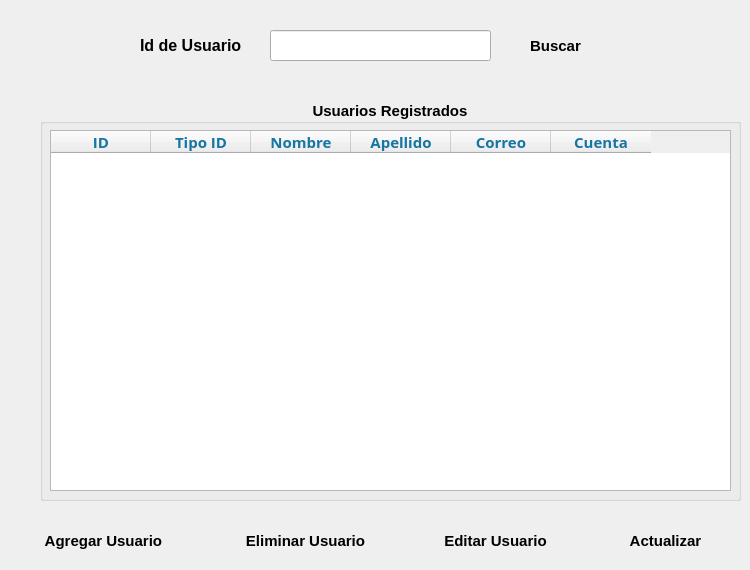
     <widget class="QWidget" name="pg_usuarios">
      <widget class="QPushButton" name="bt_refreshUsuario">
       <property name="geometry">
        <rect>
         <x>600</x>
         <y>520</y>
         <width>131</width>
         <height>41</height>
        </rect>
       </property>
       <property name="font">
        <font>
         <family>Nirmala UI</family>
         <pointsize>11</pointsize>
         <weight>75</weight>
         <bold>true</bold>
        </font>
       </property>
       <property name="cursor">
        <cursorShape>PointingHandCursor</cursorShape>
       </property>
       <property name="styleSheet">
        <string notr="true">QPushButton:hover
{
	border-style: solid;
   	background-color:#bbdefb;

}

QPushButton:pressed
{
	background-color:#0069c0;
}</string>
       </property>
       <property name="text">
        <string>Actualizar</string>
       </property>
       <property name="icon">
        <iconset>
         <normaloff>../Ventanas/Icons/recarga.png</normaloff>../Ventanas/Icons/recarga.png</iconset>
       </property>
       <property name="iconSize">
        <size>
         <width>30</width>
         <height>40</height>
        </size>
       </property>
       <property name="flat">
        <bool>true</bool>
       </property>
      </widget>
      <widget class="QPushButton" name="bt_buscarUsuario">
       <property name="geometry">
        <rect>
         <x>510</x>
         <y>30</y>
         <width>91</width>
         <height>31</height>
        </rect>
       </property>
       <property name="font">
        <font>
         <family>Nirmala UI</family>
         <pointsize>11</pointsize>
         <weight>75</weight>
         <bold>true</bold>
        </font>
       </property>
       <property name="cursor">
        <cursorShape>PointingHandCursor</cursorShape>
       </property>
       <property name="styleSheet">
        <string notr="true">QPushButton:hover
{
	border-style: solid;
   	background-color:#bbdefb;

}

QPushButton:pressed
{
	background-color:#0069c0;
}</string>
       </property>
       <property name="text">
        <string>Buscar</string>
       </property>
       <property name="icon">
        <iconset>
         <normaloff>../Ventanas/Icons/buscar.png</normaloff>../Ventanas/Icons/buscar.png</iconset>
       </property>
       <property name="iconSize">
        <size>
         <width>30</width>
         <height>50</height>
        </size>
       </property>
       <property name="flat">
        <bool>true</bool>
       </property>
      </widget>
      <widget class="QGroupBox" name="groupBox_4">
       <property name="geometry">
        <rect>
         <x>40</x>
         <y>100</y>
         <width>701</width>
         <height>401</height>
        </rect>
       </property>
       <property name="font">
        <font>
         <family>Nirmala UI</family>
         <pointsize>11</pointsize>
         <weight>75</weight>
         <bold>true</bold>
        </font>
       </property>
       <property name="title">
        <string>Usuarios Registrados</string>
       </property>
       <property name="alignment">
        <set>Qt::AlignCenter</set>
       </property>
       <widget class="QTableWidget" name="tb_vistaGeneral_2">
        <property name="geometry">
         <rect>
          <x>10</x>
          <y>30</y>
          <width>681</width>
          <height>361</height>
         </rect>
        </property>
        <property name="font">
         <font>
          <family>Open Sans</family>
          <weight>1</weight>
          <italic>false</italic>
          <bold>false</bold>
         </font>
        </property>
        <property name="styleSheet">
         <string notr="true">color : rgb(0,0,0);
font: 9 pt &quot;Open Sans&quot;</string>
        </property>
        <column>
         <property name="text">
          <string>ID</string>
         </property>
         <property name="font">
          <font>
           <family>Nirmala UI</family>
           <pointsize>11</pointsize>
           <weight>75</weight>
           <bold>true</bold>
          </font>
         </property>
         <property name="foreground">
          <brush brushstyle="SolidPattern">
           <color alpha="255">
            <red>22</red>
            <green>117</green>
            <blue>163</blue>
           </color>
          </brush>
         </property>
        </column>
        <column>
         <property name="text">
          <string>Tipo ID</string>
         </property>
         <property name="font">
          <font>
           <family>Nirmala UI</family>
           <pointsize>11</pointsize>
           <weight>75</weight>
           <bold>true</bold>
          </font>
         </property>
         <property name="foreground">
          <brush brushstyle="SolidPattern">
           <color alpha="255">
            <red>22</red>
            <green>117</green>
            <blue>163</blue>
           </color>
          </brush>
         </property>
        </column>
        <column>
         <property name="text">
          <string>Nombre</string>
         </property>
         <property name="font">
          <font>
           <family>Nirmala UI</family>
           <pointsize>11</pointsize>
           <weight>75</weight>
           <bold>true</bold>
          </font>
         </property>
         <property name="foreground">
          <brush brushstyle="SolidPattern">
           <color alpha="255">
            <red>22</red>
            <green>117</green>
            <blue>163</blue>
           </color>
          </brush>
         </property>
        </column>
        <column>
         <property name="text">
          <string>Apellido</string>
         </property>
         <property name="font">
          <font>
           <family>Nirmala UI</family>
           <pointsize>11</pointsize>
           <weight>75</weight>
           <bold>true</bold>
          </font>
         </property>
         <property name="foreground">
          <brush brushstyle="SolidPattern">
           <color alpha="255">
            <red>22</red>
            <green>117</green>
            <blue>163</blue>
           </color>
          </brush>
         </property>
        </column>
        <column>
         <property name="text">
          <string>Correo</string>
         </property>
         <property name="font">
          <font>
           <family>Nirmala UI</family>
           <pointsize>11</pointsize>
           <weight>75</weight>
           <bold>true</bold>
          </font>
         </property>
         <property name="foreground">
          <brush brushstyle="SolidPattern">
           <color alpha="255">
            <red>22</red>
            <green>117</green>
            <blue>163</blue>
           </color>
          </brush>
         </property>
        </column>
        <column>
         <property name="text">
          <string>Cuenta</string>
         </property>
         <property name="font">
          <font>
           <family>Nirmala UI</family>
           <pointsize>11</pointsize>
           <weight>75</weight>
           <bold>true</bold>
          </font>
         </property>
         <property name="foreground">
          <brush brushstyle="SolidPattern">
           <color alpha="255">
            <red>22</red>
            <green>117</green>
            <blue>163</blue>
           </color>
          </brush>
         </property>
        </column>
       </widget>
      </widget>
      <widget class="QPushButton" name="bt_eliminarUsuario">
       <property name="geometry">
        <rect>
         <x>220</x>
         <y>520</y>
         <width>171</width>
         <height>41</height>
        </rect>
       </property>
       <property name="font">
        <font>
         <family>Nirmala UI</family>
         <pointsize>11</pointsize>
         <weight>75</weight>
         <bold>true</bold>
        </font>
       </property>
       <property name="cursor">
        <cursorShape>PointingHandCursor</cursorShape>
       </property>
       <property name="styleSheet">
        <string notr="true">QPushButton:hover
{
	border-style: solid;
   	background-color:#bbdefb;

}

QPushButton:pressed
{
	background-color:#0069c0;
}</string>
       </property>
       <property name="text">
        <string>Eliminar Usuario</string>
       </property>
       <property name="icon">
        <iconset>
         <normaloff>../Ventanas/Icons/eliminar_usuario.png</normaloff>../Ventanas/Icons/eliminar_usuario.png</iconset>
       </property>
       <property name="iconSize">
        <size>
         <width>30</width>
         <height>50</height>
        </size>
       </property>
       <property name="flat">
        <bool>true</bool>
       </property>
      </widget>
      <widget class="QLineEdit" name="le_buscarUsuario">
       <property name="geometry">
        <rect>
         <x>270</x>
         <y>30</y>
         <width>221</width>
         <height>31</height>
        </rect>
       </property>
       <property name="font">
        <font>
         <family>Open Sans</family>
         <pointsize>9</pointsize>
        </font>
       </property>
       <property name="toolTip">
        <string/>
       </property>
       <property name="inputMask">
        <string/>
       </property>
       <property name="text">
        <string/>
       </property>
       <property name="placeholderText">
        <string/>
       </property>
      </widget>
      <widget class="QPushButton" name="bt_editarUsuario">
       <property name="geometry">
        <rect>
         <x>420</x>
         <y>520</y>
         <width>151</width>
         <height>41</height>
        </rect>
       </property>
       <property name="font">
        <font>
         <family>Nirmala UI</family>
         <pointsize>11</pointsize>
         <weight>75</weight>
         <bold>true</bold>
        </font>
       </property>
       <property name="cursor">
        <cursorShape>PointingHandCursor</cursorShape>
       </property>
       <property name="styleSheet">
        <string notr="true">QPushButton:hover
{
	border-style: solid;
   	background-color:#bbdefb;

}

QPushButton:pressed
{
	background-color:#0069c0;
}</string>
       </property>
       <property name="text">
        <string>Editar Usuario</string>
       </property>
       <property name="icon">
        <iconset>
         <normaloff>../Ventanas/Icons/editar_usuario.png</normaloff>../Ventanas/Icons/editar_usuario.png</iconset>
       </property>
       <property name="iconSize">
        <size>
         <width>30</width>
         <height>50</height>
        </size>
       </property>
       <property name="flat">
        <bool>true</bool>
       </property>
      </widget>
      <widget class="QPushButton" name="bt_addUsuario">
       <property name="geometry">
        <rect>
         <x>20</x>
         <y>520</y>
         <width>171</width>
         <height>41</height>
        </rect>
       </property>
       <property name="font">
        <font>
         <family>Nirmala UI</family>
         <pointsize>11</pointsize>
         <weight>75</weight>
         <bold>true</bold>
        </font>
       </property>
       <property name="cursor">
        <cursorShape>PointingHandCursor</cursorShape>
       </property>
       <property name="styleSheet">
        <string notr="true">QPushButton:hover
{
	border-style: solid;
   	background-color:#bbdefb;

}

QPushButton:pressed
{
	background-color:#0069c0;
}</string>
       </property>
       <property name="text">
        <string>Agregar Usuario </string>
       </property>
       <property name="icon">
        <iconset>
         <normaloff>../Ventanas/Icons/nuevo_usuario.png</normaloff>../Ventanas/Icons/nuevo_usuario.png</iconset>
       </property>
       <property name="iconSize">
        <size>
         <width>30</width>
         <height>50</height>
        </size>
       </property>
       <property name="flat">
        <bool>true</bool>
       </property>
      </widget>
      <widget class="QLabel" name="label_cerrarsesion_98">
       <property name="geometry">
        <rect>
         <x>140</x>
         <y>30</y>
         <width>101</width>
         <height>31</height>
        </rect>
       </property>
       <property name="font">
        <font>
         <family>Nirmala UI</family>
         <pointsize>12</pointsize>
         <weight>75</weight>
         <bold>true</bold>
        </font>
       </property>
       <property name="text">
        <string>&lt;html&gt;&lt;head/&gt;&lt;body&gt;&lt;p align=&quot;center&quot;&gt;&lt;span style=&quot; color:#000000;&quot;&gt;Id de Usuario&lt;/span&gt;&lt;/p&gt;&lt;/body&gt;&lt;/html&gt;</string>
       </property>
      </widget>
     </widget>
